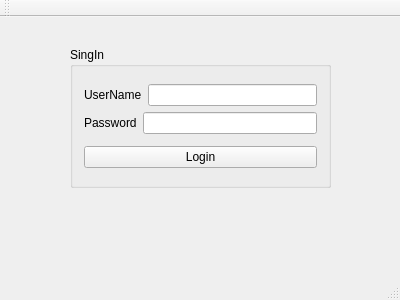
<?xml version="1.0" encoding="UTF-8"?>
<ui version="4.0">
 <class>MainWindow</class>
 <widget class="QMainWindow" name="MainWindow">
  <property name="geometry">
   <rect>
    <x>0</x>
    <y>0</y>
    <width>400</width>
    <height>300</height>
   </rect>
  </property>
  <property name="windowTitle">
   <string>MainWindow</string>
  </property>
  <widget class="QWidget" name="centralWidget">
   <widget class="QGroupBox" name="groupBox">
    <property name="geometry">
     <rect>
      <x>70</x>
      <y>30</y>
      <width>261</width>
      <height>141</height>
     </rect>
    </property>
    <property name="title">
     <string>SingIn</string>
    </property>
    <layout class="QVBoxLayout" name="verticalLayout_2">
     <item>
      <layout class="QVBoxLayout" name="verticalLayout">
       <item>
        <layout class="QHBoxLayout" name="horizontalLayout">
         <item>
          <widget class="QLabel" name="label">
           <property name="text">
            <string>UserName</string>
           </property>
          </widget>
         </item>
         <item>
          <widget class="QLineEdit" name="lineEditUserName"/>
         </item>
        </layout>
       </item>
       <item>
        <layout class="QHBoxLayout" name="horizontalLayout_2">
         <item>
          <widget class="QLabel" name="label_2">
           <property name="text">
            <string>Password</string>
           </property>
          </widget>
         </item>
         <item>
          <widget class="QLineEdit" name="lineEditPassword"/>
         </item>
        </layout>
       </item>
      </layout>
     </item>
     <item>
      <widget class="QPushButton" name="pushButtonLogin">
       <property name="text">
        <string>Login</string>
       </property>
      </widget>
     </item>
    </layout>
   </widget>
  </widget>
  <widget class="QMenuBar" name="menuBar">
   <property name="geometry">
    <rect>
     <x>0</x>
     <y>0</y>
     <width>400</width>
     <height>20</height>
    </rect>
   </property>
  </widget>
  <widget class="QToolBar" name="mainToolBar">
   <attribute name="toolBarArea">
    <enum>TopToolBarArea</enum>
   </attribute>
   <attribute name="toolBarBreak">
    <bool>false</bool>
   </attribute>
  </widget>
  <widget class="QStatusBar" name="statusBar"/>
 </widget>
 <layoutdefault spacing="6" margin="11"/>
 <resources/>
 <connections/>
</ui>
